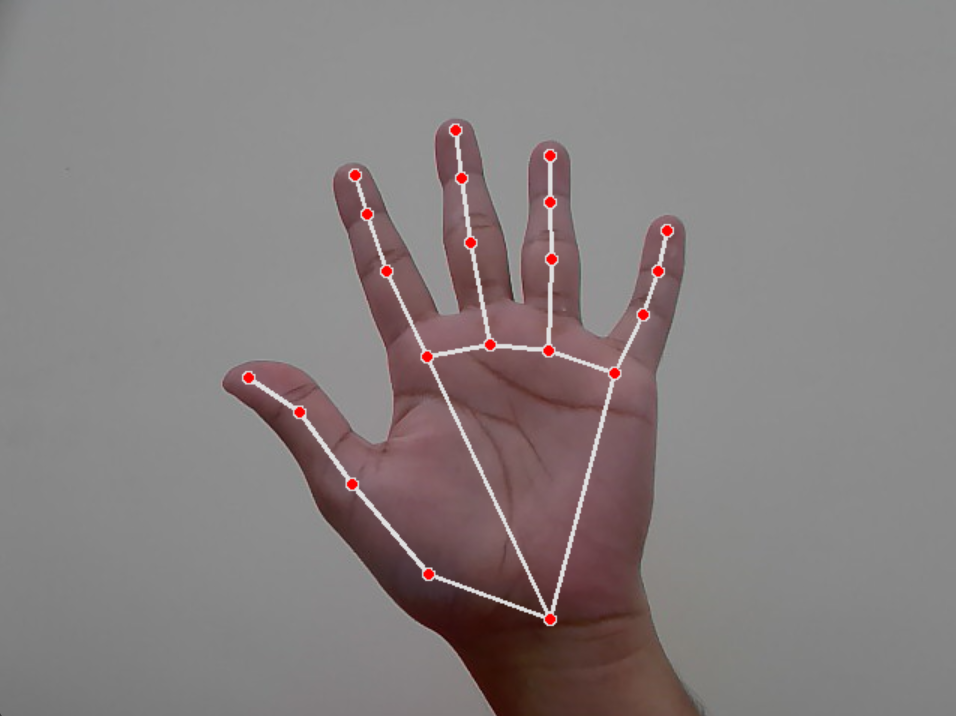
#> input picture test_hand.png, 956 x 716 px
$ python data_augmentation.py
#> lines starting #> are read from the running program, lines starting #| are printed output that depends on the picture
#> in run_augmentation_test, original_image is the input picture: shape (716, 956, 3); mean B, G, R 127.7, 127.6, 134.9
# ==============================================================================
# data_augmentation.py
#
# Author: Aryaman Jaiswal
#
# Description:
# This module provides a set of functions for performing data augmentation on
# video frames. Data augmentation is a critical technique in machine learning
# for artificially expanding a dataset. By creating modified versions of the
# training images, we expose the model to a wider variety of conditions, which
# helps it learn more robust features and improves its ability to generalize to
# new, unseen data (like different signers or lighting conditions).
#
# The script also includes a self-contained test function, run_augmentation_test(),
# to visually demonstrate the effects of each augmentation technique.
# ==============================================================================

import cv2
import numpy as np
import random

# --- Augmentation Functions ---

def random_rotate(image, angle_range=(-10, 10)):
    """
    Rotates an image by a random angle within a specified range.
    This simulates variations in camera tilt.

    Args:
        image (np.ndarray): The input image to rotate.
        angle_range (tuple[int, int]): A tuple specifying the min and max
                                       rotation angle in degrees.

    Returns:
        np.ndarray: The rotated image.
    """
#> called with angle_range = (-10, 10)
    # Select a random angle from the specified range.
    angle = random.uniform(angle_range[0], angle_range[1])

    # Get the image dimensions (height, width) and calculate the center.
    h, w = image.shape[:2]
#> h = 240; w = 320
    center = (w // 2, h // 2)
#> center = (160, 120)

    # Calculate the 2D rotation matrix using OpenCV.
    # Arguments are: center of rotation, angle, and scale factor (1.0 means no scaling).
    rot_mat = cv2.getRotationMatrix2D(center, angle, 1.0)

    # Apply the rotation to the image. An affine transformation shifts, scales,
    # and rotates the image according to the matrix. The output dimensions (w, h)
    # are kept the same, so parts of the rotated image may go out of bounds.
    rotated_image = cv2.warpAffine(image, rot_mat, (w, h))
    return rotated_image

def random_brightness_contrast(image, brightness_range=(-50, 50), contrast_range=(0.7, 1.3)):
    """
    Randomly adjusts the brightness and contrast of an image.
    This simulates different real-world lighting conditions.

    Args:
        image (np.ndarray): The input image.
        brightness_range (tuple[int, int]): Range for the random brightness value.
                                            Negative values darken, positive brighten.
        contrast_range (tuple[float, float]): Range for the random contrast value.
                                              Values < 1.0 decrease contrast, > 1.0 increase it.

    Returns:
        np.ndarray: The image with adjusted brightness and contrast.
    """
#> called with brightness_range = (-50, 50), contrast_range = (0.7, 1.3)
    # Choose random values for brightness and contrast from their respective ranges.
    brightness = random.randint(brightness_range[0], brightness_range[1])
    contrast = random.uniform(contrast_range[0], contrast_range[1])

    # OpenCV's adjustment formula is: new_pixel = alpha * old_pixel + beta
    # where alpha is the contrast and beta is the brightness.
    # cv2.convertScaleAbs applies this transformation and ensures the final
    # pixel values are valid (i.e., clipped to the 0-255 range).
    adjusted_image = cv2.convertScaleAbs(image, alpha=contrast, beta=brightness)
    return adjusted_image

def random_translate(image, translate_range=(-20, 20)):
    """
    Randomly shifts (translates) an image horizontally and vertically.
    This simulates the user not being perfectly centered in the camera frame.

    Args:
        image (np.ndarray): The input image.
        translate_range (tuple[int, int]): The min and max pixel shift for both
                                           the x and y directions.

    Returns:
        np.ndarray: The translated image.
    """
#> called with translate_range = (-20, 20)
    # Choose random pixel shifts for the x (tx) and y (ty) directions.
    tx = random.randint(translate_range[0], translate_range[1])
    ty = random.randint(translate_range[0], translate_range[1])
    h, w = image.shape[:2]
#> h = 240; w = 320

    # Create the 2x3 translation matrix.
    # [1, 0, tx] means: no x-scaling, no y-shear, shift by tx pixels.
    # [0, 1, ty] means: no x-shear, no y-scaling, shift by ty pixels.
    trans_mat = np.float32([[1, 0, tx], [0, 1, ty]])

    # Apply the translation using a warp affine transformation.
    translated_image = cv2.warpAffine(image, trans_mat, (w, h))
    return translated_image

# --- Test and Visualization Function ---

def run_augmentation_test():
    """
    A test harness to load a sample image and visually demonstrate the
    effects of the augmentation functions in a single, combined window.
    """
    try:
        # Attempt to load a local image file for the demonstration.
        original_image = cv2.imread("test_hand.png")
        # cv2.imread returns None if the file is not found or cannot be read.
        if original_image is None:
            raise FileNotFoundError("Make sure you have a 'test_hand.png' image in your folder.")
    except FileNotFoundError as e:
        # If the image file doesn't exist, create a dummy image so the
        # script can still run and demonstrate the functionality.
        print(e)
        print("Creating a dummy image for testing.")
        original_image = np.zeros((400, 400, 3), dtype=np.uint8)
        cv2.putText(original_image, 'ORIGINAL', (100, 200), cv2.FONT_HERSHEY_SIMPLEX, 2, (255, 255, 255), 3)

    # Resize the source image to a consistent, manageable size for display.
    # This prevents the final combined window from being excessively large.
    display_size = (320, 240) # (Width, Height)
    original_image = cv2.resize(original_image, display_size)

    # --- Apply Each Augmentation ---
    rotated = random_rotate(original_image)
    bright_contrast = random_brightness_contrast(original_image)
    translated = random_translate(original_image)

    # --- Prepare Images for Display ---
    # Draw text labels directly onto each image to identify them in the final view.
    cv2.putText(original_image, 'Original', (10, 20), cv2.FONT_HERSHEY_SIMPLEX, 0.6, (0, 255, 0), 2)
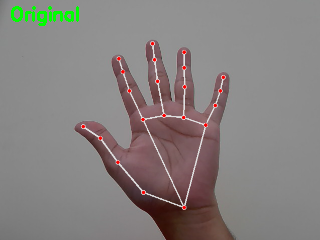
#> original_image: shape (240, 320, 3); mean B, G, R 126.7, 128.4, 133.9
    cv2.putText(rotated, 'Rotated', (10, 20), cv2.FONT_HERSHEY_SIMPLEX, 0.6, (0, 255, 0), 2)
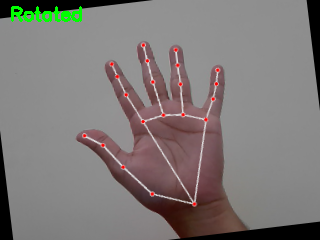
#> rotated: shape (240, 320, 3); mean B, G, R 119.5, 121.3, 126.7
    cv2.putText(bright_contrast, 'Bright/Contrast', (10, 20), cv2.FONT_HERSHEY_SIMPLEX, 0.6, (0, 255, 0), 2)
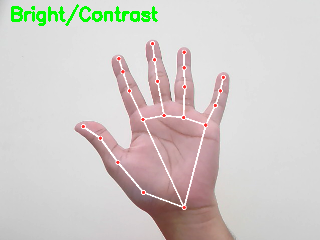
#> bright_contrast: shape (240, 320, 3); mean B, G, R 200.8, 204.3, 209.3
    cv2.putText(translated, 'Translated', (10, 20), cv2.FONT_HERSHEY_SIMPLEX, 0.6, (0, 255, 0), 2)
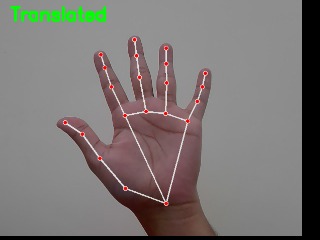
#> translated: shape (240, 320, 3); mean B, G, R 116.6, 118.8, 123.8

    # --- Combine Images into a 2x2 Grid ---
    # np.hstack() stacks arrays horizontally (side-by-side).
    top_row = np.hstack([original_image, rotated])
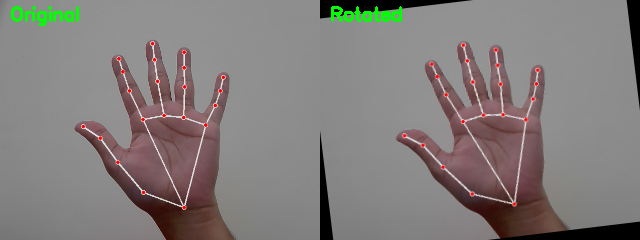
#> top_row: shape (240, 640, 3); mean B, G, R 123.1, 124.8, 130.3
    bottom_row = np.hstack([bright_contrast, translated])
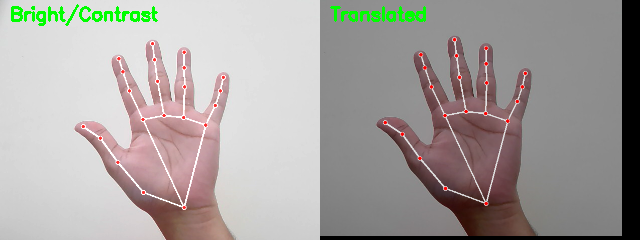
#> bottom_row: shape (240, 640, 3); mean B, G, R 158.7, 161.6, 166.5

    # np.vstack() stacks arrays vertically (one on top of the other).
    combined_image = np.vstack([top_row, bottom_row])
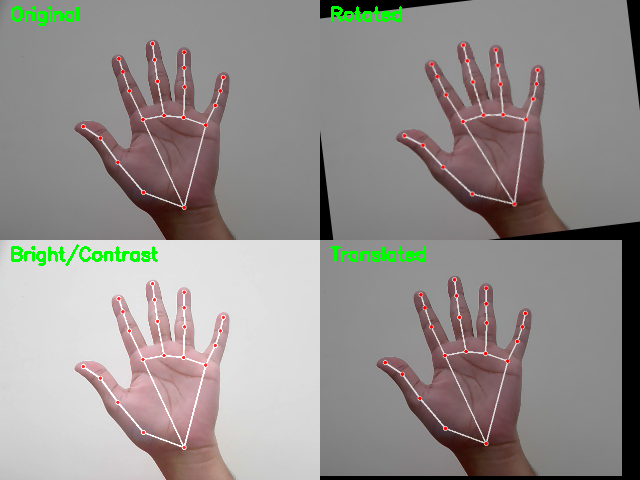
#> combined_image: shape (480, 640, 3); mean B, G, R 140.9, 143.2, 148.4

    # --- Display the Final Showcase Window ---
    cv2.imshow("Data Augmentation Showcase", combined_image)

    print("Augmentation test running. Press any key to exit.")
    cv2.waitKey(0)
    cv2.destroyAllWindows()

# This standard Python construct ensures the test code only runs when the
# script is executed directly.
if __name__ == "__main__":
    run_augmentation_test()
